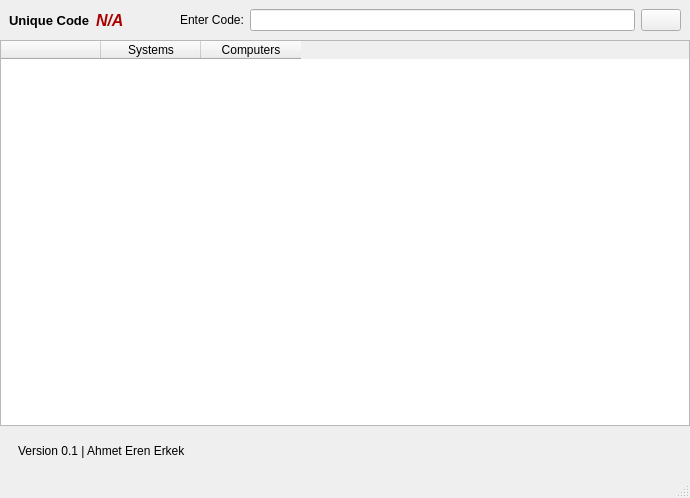
<?xml version="1.0" encoding="UTF-8"?>
<ui version="4.0">
 <class>MainWindow</class>
 <widget class="QMainWindow" name="MainWindow">
  <property name="geometry">
   <rect>
    <x>0</x>
    <y>0</y>
    <width>690</width>
    <height>498</height>
   </rect>
  </property>
  <property name="windowTitle">
   <string>MainWindow</string>
  </property>
  <widget class="QWidget" name="centralwidget">
   <layout class="QVBoxLayout" name="verticalLayout">
    <property name="spacing">
     <number>0</number>
    </property>
    <property name="leftMargin">
     <number>0</number>
    </property>
    <property name="topMargin">
     <number>0</number>
    </property>
    <property name="rightMargin">
     <number>0</number>
    </property>
    <property name="bottomMargin">
     <number>0</number>
    </property>
    <item alignment="Qt::AlignmentFlag::AlignTop">
     <widget class="QFrame" name="header">
      <property name="frameShape">
       <enum>QFrame::Shape::NoFrame</enum>
      </property>
      <property name="frameShadow">
       <enum>QFrame::Shadow::Raised</enum>
      </property>
      <layout class="QHBoxLayout" name="horizontalLayout">
       <item>
        <widget class="QLabel" name="label">
         <property name="font">
          <font>
           <pointsize>10</pointsize>
           <bold>true</bold>
          </font>
         </property>
         <property name="text">
          <string>Unique Code</string>
         </property>
        </widget>
       </item>
       <item>
        <widget class="QLabel" name="label_2">
         <property name="font">
          <font>
           <pointsize>12</pointsize>
           <italic>true</italic>
           <bold>true</bold>
          </font>
         </property>
         <property name="styleSheet">
          <string notr="true">*{
color:rgb(170, 0, 0)
}</string>
         </property>
         <property name="text">
          <string>N/A</string>
         </property>
        </widget>
       </item>
       <item>
        <widget class="QLabel" name="label_4">
         <property name="text">
          <string>             </string>
         </property>
        </widget>
       </item>
       <item>
        <widget class="QLabel" name="label_3">
         <property name="frameShape">
          <enum>QFrame::Shape::NoFrame</enum>
         </property>
         <property name="text">
          <string>Enter Code:</string>
         </property>
        </widget>
       </item>
       <item>
        <widget class="QLineEdit" name="lineEdit"/>
       </item>
       <item>
        <widget class="QPushButton" name="pushButton">
         <property name="text">
          <string/>
         </property>
         <property name="icon">
          <iconset>
           <normaloff>icons/search.svg</normaloff>icons/search.svg</iconset>
         </property>
         <property name="iconSize">
          <size>
           <width>24</width>
           <height>24</height>
          </size>
         </property>
        </widget>
       </item>
      </layout>
     </widget>
    </item>
    <item>
     <widget class="QTableWidget" name="tableWidget">
      <column>
       <property name="text">
        <string/>
       </property>
      </column>
      <column>
       <property name="text">
        <string>Systems</string>
       </property>
      </column>
      <column>
       <property name="text">
        <string>Computers</string>
       </property>
      </column>
     </widget>
    </item>
    <item>
     <widget class="QFrame" name="main_frame">
      <property name="maximumSize">
       <size>
        <width>16777215</width>
        <height>159</height>
       </size>
      </property>
      <property name="frameShape">
       <enum>QFrame::Shape::NoFrame</enum>
      </property>
      <property name="frameShadow">
       <enum>QFrame::Shadow::Raised</enum>
      </property>
      <layout class="QVBoxLayout" name="verticalLayout_3">
       <item>
        <widget class="QFrame" name="footer">
         <property name="frameShape">
          <enum>QFrame::Shape::NoFrame</enum>
         </property>
         <property name="frameShadow">
          <enum>QFrame::Shadow::Raised</enum>
         </property>
         <layout class="QVBoxLayout" name="verticalLayout_2">
          <item>
           <widget class="QLabel" name="label_5">
            <property name="text">
             <string>Version 0.1 | Ahmet Eren Erkek</string>
            </property>
           </widget>
          </item>
         </layout>
        </widget>
       </item>
      </layout>
     </widget>
    </item>
   </layout>
  </widget>
  <widget class="QStatusBar" name="statusbar"/>
 </widget>
 <resources/>
 <connections/>
</ui>
